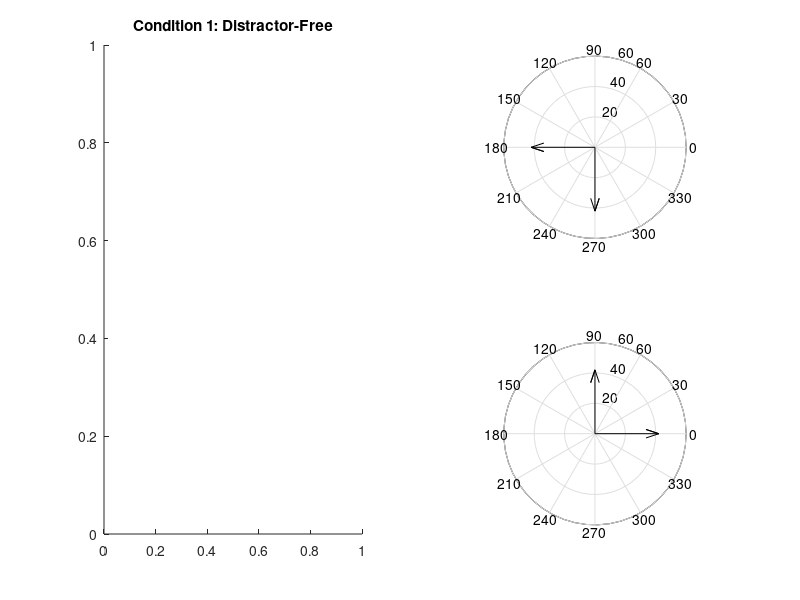

Write the MATLAB code that produced this figure. (Note: this script raises an error after producing the figure.)

trials = [4:21];
for trl = trials
  if trl==min(trials)
    figure;
    subplot(2,2,2),compass([0],[-42],'k'); hold on
    subplot(2,2,2),compass([-42],[0],'k');
    subplot(2,2,4),compass([0],[42],'k'); hold on
    subplot(2,2,4),compass([42],[0],'k');
  end
  
  subplot(1,2,1),title('Condition 1: Distractor-Free')
  myg = EDist{trl}; game = 4;
  xRes = myg.ScrRes(1)/2; yRes = myg.ScrRes(2);
  myt = myg.t; %[1:800]; %myg.t;
  
  hits = hitXYZs{trl,game};
  mCtrs = moleXYs{trl,game};
  nHits = length(hits);
  
  ss = myg.SwitchSides;
  if ss==-1        % side1 transform
    hits(1,:) = hits(1,:) + xRes;
    mCtrs(1,:) = mCtrs(1,:) + xRes;
    col = 'm';
  elseif ss==1     % side2 transform
    hits(1,:) = xRes - hits(1,:);
    hits(2,:) = yRes - hits(2,:);
    mCtrs(1,:) = xRes - mCtrs(1,:);
    mCtrs(2,:) = yRes - mCtrs(2,:);
    col = 'c';
  end
  
  subplot(1,2,1), hold on;
  % -Y = like psychtoolbox screen coordinates
%  plot(myg.p1x(myt),-myg.p1y(myt),col);
  hits(2,:) = -hits(2,:);  
  mCtrs(2,:) = -mCtrs(2,:);
  axis([0 xRes*2 -yRes 0])  
  for hh = 1:nHits 
    plot([hits(1,hh) mCtrs(1,hh)], [hits(2,hh) mCtrs(2,hh)],'b','LineWidth',2)
    plot(hits(1,hh),hits(2,hh),[col 'x'],'MarkerSize',8,'LineWidth',2)
    plot(mCtrs(1,hh),mCtrs(2,hh),'kp','MarkerSize',10)
  end  
  %%% HEREHEREHERE take means of deltaX for sides separately
  deltaX = hits(1,1:nHits) - mCtrs(1,1:nHits);
  deltaY = hits(2,1:nHits) - mCtrs(2,1:nHits);

  subplot(2,2,3+ss), compass(deltaX,deltaY,col); hold on
end